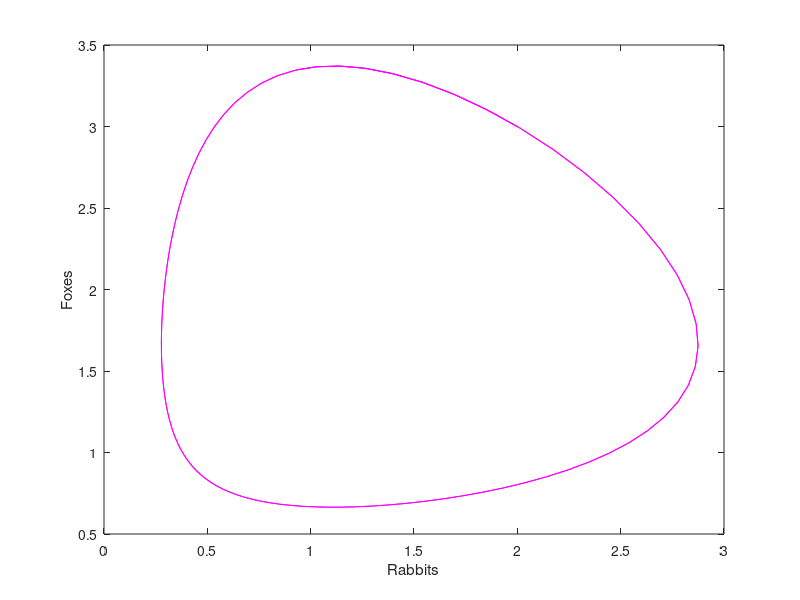
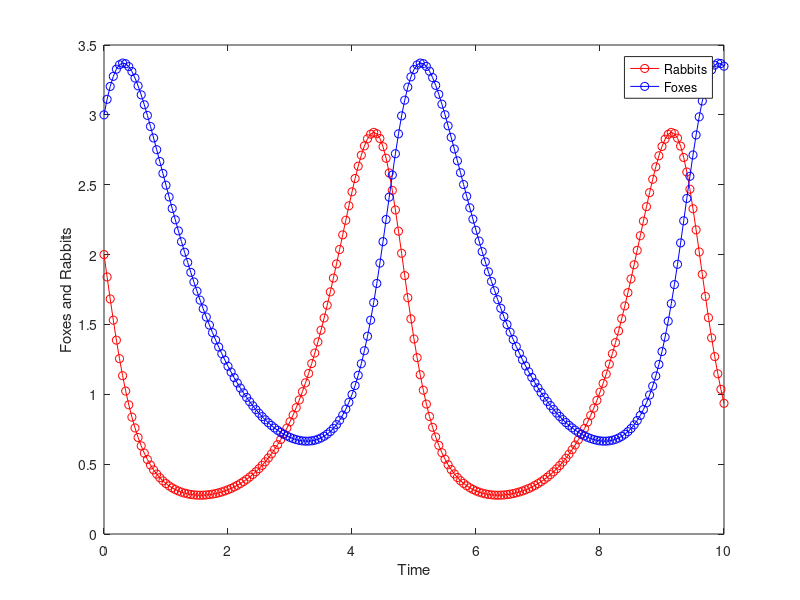

These charts were generated, in order, by the following MATLAB code:
%%Jacob Jones


clear;

%%Define functions 
f = @(t,y) [2*y(1)-1.2*y(1)*y(2)
            -y(2) + 0.9*y(1)*y(2)]';

%%Set initial conditions and define variables        
t0 = 0;
y0 = [2 3];
dt = 0.05;
tsteps = 200;

t = t0 : dt : t0+tsteps*dt;
y(1,:) = y0;

%%Implement RK4 method
for i = 1 : tsteps
    h2 = dt/2;
    ttemp = t(i)+h2;
    k1 = f(t(i),y(i,:));
    k2 = f((ttemp), y(i,:)+h2*k1);
    k3 = f((ttemp), y(i,:)+h2*k2);
    k4 = f(t(i+1), y(i,:)+dt*k3);
    y(i+1,:) = y(i,:) + dt/6 * (k1+k4+2*(k2+k3));
end

%%Plot Rabbits V. Foxes
figure(1)
plot(y(:,1),y(:,2),'m-');
xlabel('Rabbits');
ylabel('Foxes');
hold;

%%Plot Rabbits and Foxes V. Time
figure(2)
plot(t,y(:,1),'r-o');
hold on;
plot(t,y(:,2),'b-o');
xlabel('Time');
ylabel('Foxes and Rabbits');
legend('Rabbits', 'Foxes');